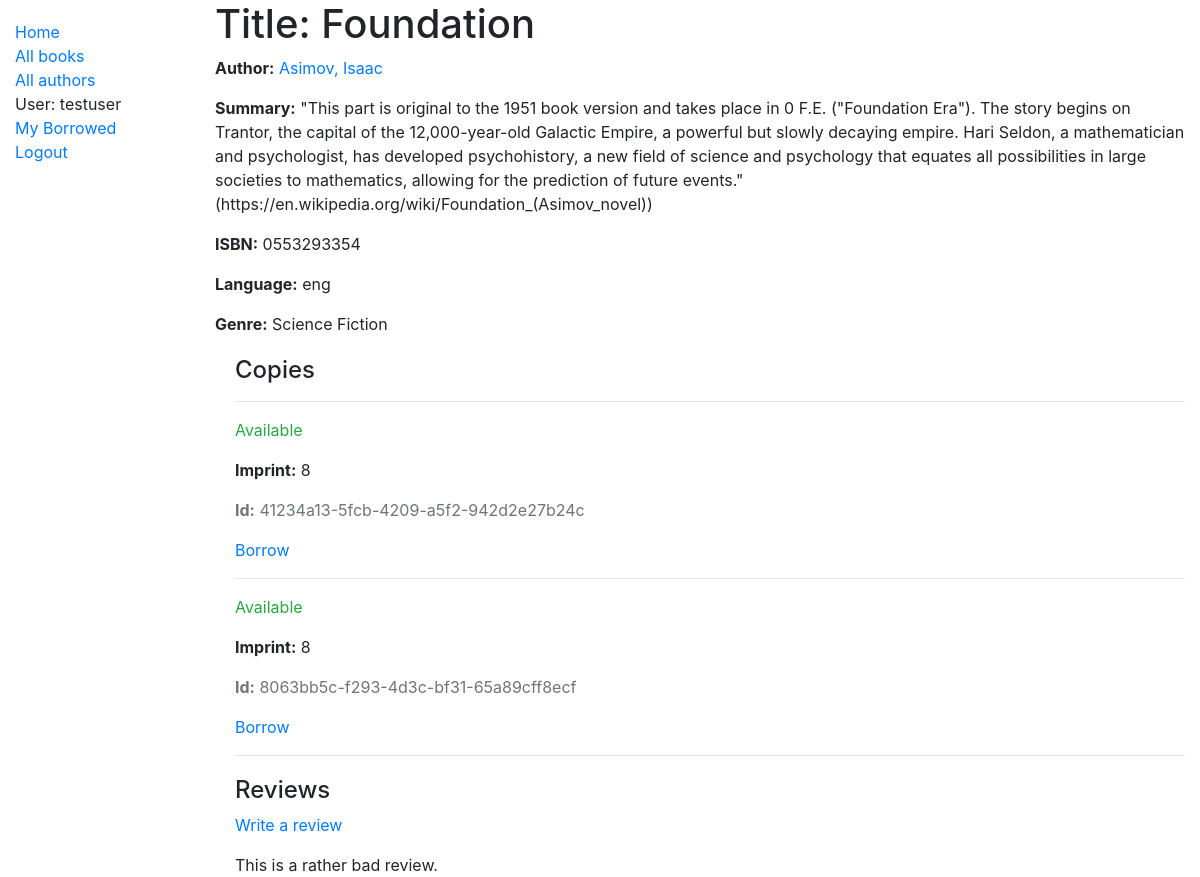
The app's page /catalog/book/6/ (signed in) with its own data.
### catalog/models.py (models this page shows, shortened)
class Book(models.Model):
    title = models.CharField(max_length=200)
    author = models.ForeignKey('Author', on_delete=models.SET_NULL, null=True)
    summary = models.TextField(max_length=1000, help_text='Enter a brief description of the book')
    isbn = models.CharField('ISBN', max_length=13, unique=True,
    help_text='13 Character <a href="https://www.isbn-international.org/content/what-isbn">ISBN number</a>')
    genre = models.ManyToManyField(Genre, help_text='Select a genre for this book')
    LANGUAGE_LIST = list(map(lambda lg : (lg.pt3, lg.name), iter_langs()))
    language = models.CharField(
        max_length=3,
        choices=LANGUAGE_LIST,
        default='eng',
        help_text='The language of the book',
    )
    def display_genre(self):
        """Create a string for the Genre. This is required to display genre in Admin."""
        return ', '.join(genre.name for genre in self.genre.all()[:3])
    display_genre.short_description = 'Genre'

class Author(models.Model):
    first_name = models.CharField(max_length=100)
    last_name = models.CharField(max_length=100)
    date_of_birth = models.DateField(null=True, blank=True)
    date_of_death = models.DateField('Died', null=True, blank=True)
    def __str__(self):
        return f'{self.last_name}, {self.first_name}'
    class Meta:
        ordering = ['last_name', 'first_name',]

class Genre(models.Model):
    name = models.CharField(max_length=200, help_text='Enter a book genre (e.g. Science Fiction)')
    def __str__(self):
        return self.name

class BookInstance(models.Model):
    id = models.UUIDField(primary_key=True, default=uuid.uuid4, help_text='Unique ID for this particular book across whole library')
    book = models.ForeignKey('Book', on_delete=models.RESTRICT, null=True)
    imprint = models.CharField(max_length=200)
    due_back = models.DateField(null=True, blank=True)
    borrower = models.ForeignKey(settings.AUTH_USER_MODEL, on_delete=models.SET_NULL, null=True, blank=True)
    LOAN_STATUS = (
        ('m', 'Maintenance'),
        ('o', 'On loan'),
        ('a', 'Available'),
        ('r', 'Reserved'),
    )
    status = models.CharField(
        max_length=1,
        choices=LOAN_STATUS,
        blank=True,
        default='m',
        help_text='Book availability',
    )
    class Meta:
        ordering = ['due_back',]
        permissions = (
            ("can_mark_returned", "Set book as returned"),
            )
    def display_title(self):
        """Create a string for the title of the book. This is required to display title in Admin."""
        return self.book.title
    display_title.short_description = 'Title'

class Review(models.Model):
    book = models.ForeignKey('Book', on_delete=models.CASCADE)
    text_content = models.CharField(max_length=4096)

### catalog/views.py (the view)
# urls.py: path('book/<int:pk>/', views.BookDetailView.as_view(), name='book-detail'),
class BookDetailView(LoginRequiredMixin, generic.DetailView):
    model = Book
    def get_context_data(self, **kwargs):
        context = super(BookDetailView, self).get_context_data(**kwargs)
        context['reviews'] = Review.objects.filter(book=Book.objects.get(id=self.kwargs['pk']))
        return context

### catalog/templates/catalog/book_detail.html (shortened to what this page needs)
{% extends "base_generic.html" %}
{% block content %}
  <h1>Title: {{ book.title }}</h1>
  <p><strong>Author:</strong> <a href="">{{ book.author }}</a></p>
  <p><strong>Summary:</strong> {{ book.summary }}</p>
  <p><strong>ISBN:</strong> {{ book.isbn }}</p>
  <p><strong>Language:</strong> {{ book.language }}</p>
  <p><strong>Genre:</strong> {{ book.genre.all|join:", " }}</p>
  <div style="margin-left:20px;margin-top:20px">
    <h4>Copies</h4>
    {% for copy in book.bookinstance_set.all %}
      <hr>
      <p class="{% if copy.status == 'a' %}text-success{% elif copy.status == 'm' %}text-danger{% else %}text-warning{% endif %}">
        {{ copy.get_status_display }}
      </p>
      <p><strong>Imprint:</strong> {{ copy.imprint }}</p>
      <p class="text-muted"><strong>Id:</strong> {{ copy.id }}</p>
      {% if copy.status == 'a' %}
        {% if perms.catalog.can_mark_returned %}
          <p><a href="{% url 'loan-book-librarian' copy.id %}">Loan</a></p>
        {% else %}
          <p><a href="{% url 'borrow-book' copy.id %}">Borrow</a></p>
        {% endif %}
      {% endif %}
    {% endfor %}
      <hr>
  </div>
  <div style="margin-left:20px;margin-top:20px">
    <h4>Reviews</h4>
    <p><a href="{% url 'review-book' book.id %}">Write a review</a> </p>
    {% for review in reviews %}
      {% autoescape off %}
        {{ review.text_content }}
      {% endautoescape %}
    {% endfor %}
  </div>
{% endblock %}

### catalog/templates/base_generic.html (shortened to what this page needs)
<!DOCTYPE html>
<html lang="en">
<head>
  <link rel="stylesheet" href="https://cdn.jsdelivr.net/npm/bootstrap@4.5.3/dist/css/bootstrap.min.css">
  {% load static %}
  <link rel="stylesheet" href="{% static 'css/styles.css' %}">
</head>
<body>
  <div class="container-fluid">
    <div class="row">
      <div class="col-sm-2">
      {% block sidebar %}
        <ul class="sidebar-nav">
          <li><a href="{% url 'index' %}">Home</a></li>
          <li><a href="{% url 'books' %}">All books</a></li>
          <li><a href="{% url 'authors' %}">All authors</a></li>
        {% if user.is_authenticated %}
          <li>User: {{ user.get_username }}</li>
          <li><a href="{% url 'my-borrowed' user.id %}">My Borrowed</a></li>
          <li><a href="{% url 'logout'%}?next={{request.path}}">Logout</a></li>
        {% else %}
          <li><a href="{% url 'login'%}?next={{request.path}}">Login</a></li>
          <li><a href="{% url 'register'%}">Register</a></li>
        {% endif %}
        </ul>
     {% endblock %}
      </div>
      <div class="col-sm-10 ">
        {% block content %}{% endblock %}
      </div>
    </div>
  </div>
</body>
</html>

### catalog/static/css/styles.css (style rules this page uses)
.sidebar-nav { margin-top: 20px; padding: 0; list-style: none; }

### records on screen
Book: title "Foundation", author "Asimov, Isaac", summary "\"This part is original to the 1951 book version and takes place in 0 F.E. (\"Foundation Era\"). The story begins on Trantor, the capital of the 12,000-year-old Galactic Empire, a powerful but slowly decaying empire. Hari Seldon, a mathematician and psychologist, has developed psychohistory, a new field of science and psychology that equates all possibilities in large societies to mathematics, allowing for the prediction of future events.\" (https://en.wikipedia.org/wiki/Foundation_(Asimov_novel))", isbn "0553293354", language "eng", genre.all "Science Fiction"
BookInstance: status "Available", imprint "8", id "41234a13-5fcb-4209-a5f2-942d2e27b24c", shows "Borrow"
BookInstance: status "Available", imprint "8", id "8063bb5c-f293-4d3c-bf31-65a89cff8ecf", shows "Borrow"
Review: text_content "This is a rather bad review."

### other values on screen
{{ user.get_username }} "testuser"
